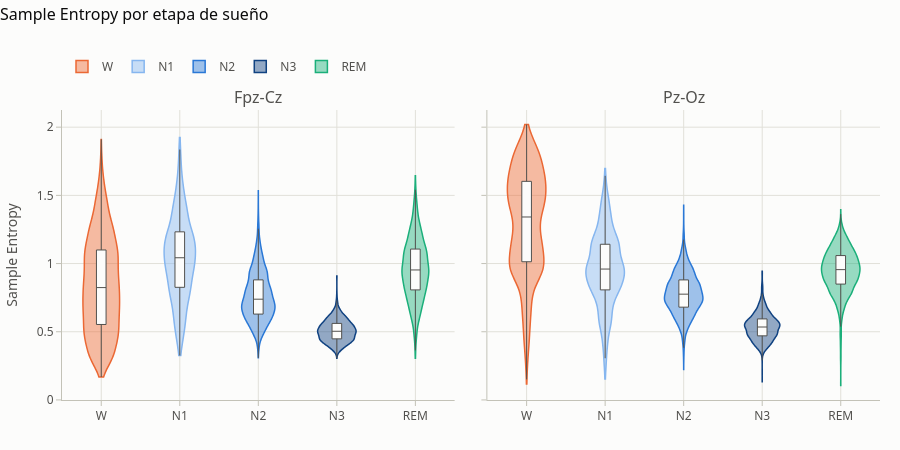

The notebook cell saved with this chart:
### Markdown cell above
**¿Cómo cambia la Sample Entropy entre etapas, y es igual en ambos canales?**

### Code cell
plots.metric_by_stage(obs[~obs["is_artifact"]], "sample_entropy").show()

### Figure 1 — Plotly figure (JSON) as saved in the notebook; plotly's stock layout.template omitted (floating-point values rounded to 4 significant figures; data arrays with more than 128 entries replaced by an {"elided": "..."} marker saying what was removed)
{"data": [{"box": {"fillcolor": "#fcfcfb", "line": {"color": "#52514e", "width": 1}, "visible": true}, "fillcolor": "rgba(235,104,52,0.45)", "hovertemplate": "W · Fpz-Cz<br>%{y:.3f}<extra></extra>", "legendgroup": "W", "line": {"color": "#eb6834", "width": 1.5}, "meanline": {"visible": false}, "name": "W", "points": false, "showlegend": true, "spanmode": "hard", "type": "violin", "x": {"elided": "3656 str values"}, "xaxis": "x", "y": {"elided": "3656 float values"}, "yaxis": "y"}, {"box": {"fillcolor": "#fcfcfb", "line": {"color": "#52514e", "width": 1}, "visible": true}, "fillcolor": "rgba(134,182,239,0.45)", "hovertemplate": "N1 · Fpz-Cz<br>%{y:.3f}<extra></extra>", "legendgroup": "N1", "line": {"color": "#86b6ef", "width": 1.5}, "meanline": {"visible": false}, "name": "N1", "points": false, "showlegend": true, "spanmode": "hard", "type": "violin", "x": {"elided": "1689 str values"}, "xaxis": "x", "y": {"elided": "1689 float values"}, "yaxis": "y"}, {"box": {"fillcolor": "#fcfcfb", "line": {"color": "#52514e", "width": 1}, "visible": true}, "fillcolor": "rgba(42,120,214,0.45)", "hovertemplate": "N2 · Fpz-Cz<br>%{y:.3f}<extra></extra>", "legendgroup": "N2", "line": {"color": "#2a78d6", "width": 1.5}, "meanline": {"visible": false}, "name": "N2", "points": false, "showlegend": true, "spanmode": "hard", "type": "violin", "x": {"elided": "8927 str values"}, "xaxis": "x", "y": {"elided": "8927 float values"}, "yaxis": "y"}, {"box": {"fillcolor": "#fcfcfb", "line": {"color": "#52514e", "width": 1}, "visible": true}, "fillcolor": "rgba(16,66,129,0.45)", "hovertemplate": "N3 · Fpz-Cz<br>%{y:.3f}<extra></extra>", "legendgroup": "N3", "line": {"color": "#104281", "width": 1.5}, "meanline": {"visible": false}, "name": "N3", "points": false, "showlegend": true, "spanmode": "hard", "type": "violin", "x": {"elided": "3074 str values"}, "xaxis": "x", "y": {"elided": "3074 float values"}, "yaxis": "y"}, {"box": {"fillcolor": "#fcfcfb", "line": {"color": "#52514e", "width": 1}, "visible": true}, "fillcolor": "rgba(27,175,122,0.45)", "hovertemplate": "REM · Fpz-Cz<br>%{y:.3f}<extra></extra>", "legendgroup": "REM", "line": {"color": "#1baf7a", "width": 1.5}, "meanline": {"visible": false}, "name": "REM", "points": false, "showlegend": true, "spanmode": "hard", "type": "violin", "x": {"elided": "3693 str values"}, "xaxis": "x", "y": {"elided": "3693 float values"}, "yaxis": "y"}, {"box": {"fillcolor": "#fcfcfb", "line": {"color": "#52514e", "width": 1}, "visible": true}, "fillcolor": "rgba(235,104,52,0.45)", "hovertemplate": "W · Pz-Oz<br>%{y:.3f}<extra></extra>", "legendgroup": "W", "line": {"color": "#eb6834", "width": 1.5}, "meanline": {"visible": false}, "name": "W", "points": false, "showlegend": false, "spanmode": "hard", "type": "violin", "x": {"elided": "3656 str values"}, "xaxis": "x2", "y": {"elided": "3656 float values"}, "yaxis": "y2"}, {"box": {"fillcolor": "#fcfcfb", "line": {"color": "#52514e", "width": 1}, "visible": true}, "fillcolor": "rgba(134,182,239,0.45)", "hovertemplate": "N1 · Pz-Oz<br>%{y:.3f}<extra></extra>", "legendgroup": "N1", "line": {"color": "#86b6ef", "width": 1.5}, "meanline": {"visible": false}, "name": "N1", "points": false, "showlegend": false, "spanmode": "hard", "type": "violin", "x": {"elided": "1689 str values"}, "xaxis": "x2", "y": {"elided": "1689 float values"}, "yaxis": "y2"}, {"box": {"fillcolor": "#fcfcfb", "line": {"color": "#52514e", "width": 1}, "visible": true}, "fillcolor": "rgba(42,120,214,0.45)", "hovertemplate": "N2 · Pz-Oz<br>%{y:.3f}<extra></extra>", "legendgroup": "N2", "line": {"color": "#2a78d6", "width": 1.5}, "meanline": {"visible": false}, "name": "N2", "points": false, "showlegend": false, "spanmode": "hard", "type": "violin", "x": {"elided": "8927 str values"}, "xaxis": "x2", "y": {"elided": "8927 float values"}, "yaxis": "y2"}, {"box": {"fillcolor": "#fcfcfb", "line": {"color": "#52514e", "width": 1}, "visible": true}, "fillcolor": "rgba(16,66,129,0.45)", "hovertemplate": "N3 · Pz-Oz<br>%{y:.3f}<extra></extra>", "legendgroup": "N3", "line": {"color": "#104281", "width": 1.5}, "meanline": {"visible": false}, "name": "N3", "points": false, "showlegend": false, "spanmode": "hard", "type": "violin", "x": {"elided": "3074 str values"}, "xaxis": "x2", "y": {"elided": "3074 float values"}, "yaxis": "y2"}, {"box": {"fillcolor": "#fcfcfb", "line": {"color": "#52514e", "width": 1}, "visible": true}, "fillcolor": "rgba(27,175,122,0.45)", "hovertemplate": "REM · Pz-Oz<br>%{y:.3f}<extra></extra>", "legendgroup": "REM", "line": {"color": "#1baf7a", "width": 1.5}, "meanline": {"visible": false}, "name": "REM", "points": false, "showlegend": false, "spanmode": "hard", "type": "violin", "x": {"elided": "3693 str values"}, "xaxis": "x2", "y": {"elided": "3693 float values"}, "yaxis": "y2"}], "layout": {"annotations": [{"font": {"size": 16}, "showarrow": false, "text": "Fpz-Cz", "x": 0.24, "xanchor": "center", "xref": "paper", "y": 1.0, "yanchor": "bottom", "yref": "paper"}, {"font": {"size": 16}, "showarrow": false, "text": "Pz-Oz", "x": 0.76, "xanchor": "center", "xref": "paper", "y": 1.0, "yanchor": "bottom", "yref": "paper"}], "font": {"color": "#52514e", "family": "system-ui, -apple-system, \"Segoe UI\", sans-serif", "size": 12}, "height": 450, "hoverlabel": {"bgcolor": "white", "font": {"color": "#0b0b0b"}}, "legend": {"orientation": "h", "title": {"text": ""}, "x": 0, "xanchor": "left", "y": 1.1, "yanchor": "bottom"}, "margin": {"b": 50, "l": 60, "r": 20, "t": 110}, "paper_bgcolor": "#fcfcfb", "plot_bgcolor": "#fcfcfb", "title": {"font": {"color": "#0b0b0b", "size": 16}, "text": "Sample Entropy por etapa de sueño", "x": 0, "xanchor": "left", "y": 0.98, "yanchor": "top"}, "xaxis": {"anchor": "y", "domain": [0.0, 0.48], "gridcolor": "#e1e0d9", "linecolor": "#c3c2b7", "tickcolor": "#c3c2b7", "ticks": "outside", "zeroline": false}, "xaxis2": {"anchor": "y2", "domain": [0.52, 1.0], "gridcolor": "#e1e0d9", "linecolor": "#c3c2b7", "tickcolor": "#c3c2b7", "ticks": "outside", "zeroline": false}, "yaxis": {"anchor": "x", "domain": [0.0, 1.0], "gridcolor": "#e1e0d9", "linecolor": "#c3c2b7", "tickcolor": "#c3c2b7", "ticks": "outside", "title": {"text": "Sample Entropy"}, "zeroline": false}, "yaxis2": {"anchor": "x2", "domain": [0.0, 1.0], "gridcolor": "#e1e0d9", "linecolor": "#c3c2b7", "matches": "y", "showticklabels": false, "tickcolor": "#c3c2b7", "ticks": "outside", "zeroline": false}}}
